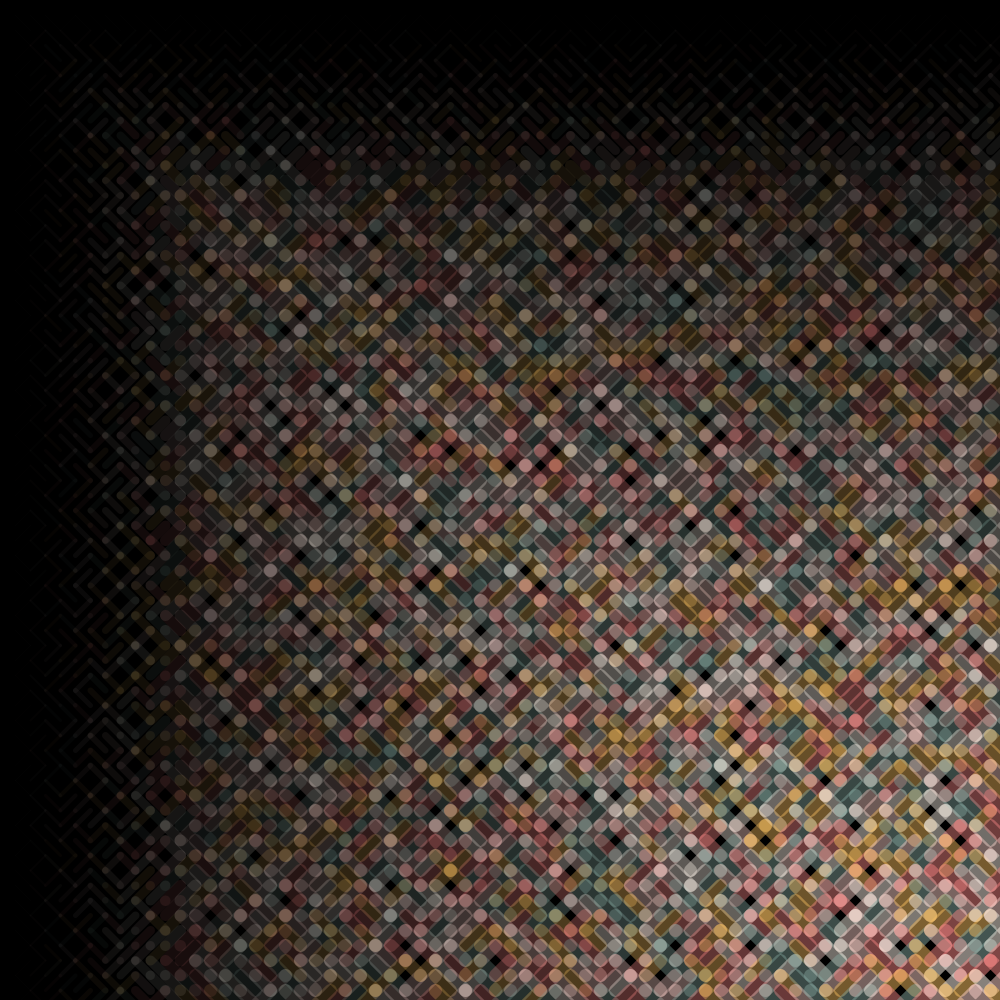
Frame 1 (no input)
Frame 60 (the mouse pressed at the canvas centre just before this capture): identical to frame 1, image omitted
Frame 120 (the mouse held since frame 60 and released just before this capture): identical to frame 1, image omitted

The Processing sketch that drew this single still picture (run headless with seeded random() and noise(); from frame 60 on, the mouse is pressed at the canvas centre):

// Processing sketch: sketch_230227a
// ── sketch_230227a.pde
int step=15;
color bg=#2b2d42;
color [] colorList={#f6bd60,#f7ede2,#f5cac3,#84a59d,#f28482};

void setup(){
size(1000,1000);
background(0);
for(int i=0;i<width;i+=step){
for(int j=0;j<height;j+=step){
  stroke(colorList[int(random(colorList.length))],min(i/7,j/7));
  strokeWeight(min(min(i/step,j/step),13));
  if(random(1)<0.5){
  line(i,j,i+step,j+step);
  }
    else{
  line(i,j+step,i+step,j);
  }


}
}
save("mp1.png");
}

void draw(){

}
